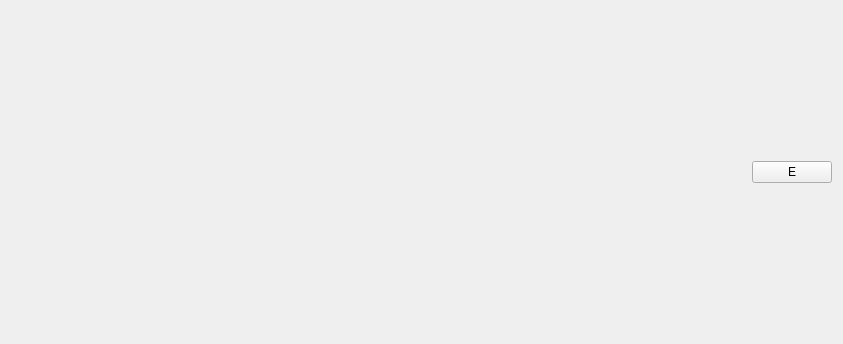
<?xml version="1.0" encoding="UTF-8"?>
<ui version="4.0">
 <class>EnvWidget</class>
 <widget class="QWidget" name="EnvWidget">
  <property name="geometry">
   <rect>
    <x>0</x>
    <y>0</y>
    <width>843</width>
    <height>344</height>
   </rect>
  </property>
  <property name="windowTitle">
   <string>Form</string>
  </property>
  <layout class="QHBoxLayout" name="horizontalLayout">
   <item>
    <widget class="ZynDial" name="widget" native="true"/>
   </item>
   <item>
    <widget class="ZynDial" name="widget_2" native="true"/>
   </item>
   <item>
    <widget class="ZynDial" name="widget_3" native="true"/>
   </item>
   <item>
    <widget class="ZynDial" name="widget_4" native="true"/>
   </item>
   <item>
    <widget class="ZynDial" name="widget_5" native="true"/>
   </item>
   <item>
    <widget class="ZynDial" name="widget_6" native="true"/>
   </item>
   <item>
    <widget class="ZynDial" name="widget_7" native="true"/>
   </item>
   <item>
    <widget class="ZynCheckBox" name="widget_8" native="true"/>
   </item>
   <item>
    <widget class="ZynCheckBox" name="widget_9" native="true"/>
   </item>
   <item>
    <widget class="QPushButton" name="pushButton">
     <property name="text">
      <string>E</string>
     </property>
    </widget>
   </item>
  </layout>
 </widget>
 <customwidgets>
  <customwidget>
   <class>ZynDial</class>
   <extends>QWidget</extends>
   <header>zyndial.h</header>
   <container>1</container>
  </customwidget>
  <customwidget>
   <class>ZynCheckBox</class>
   <extends>QWidget</extends>
   <header>zyncheckbox.h</header>
   <container>1</container>
  </customwidget>
 </customwidgets>
 <resources/>
 <connections/>
</ui>
